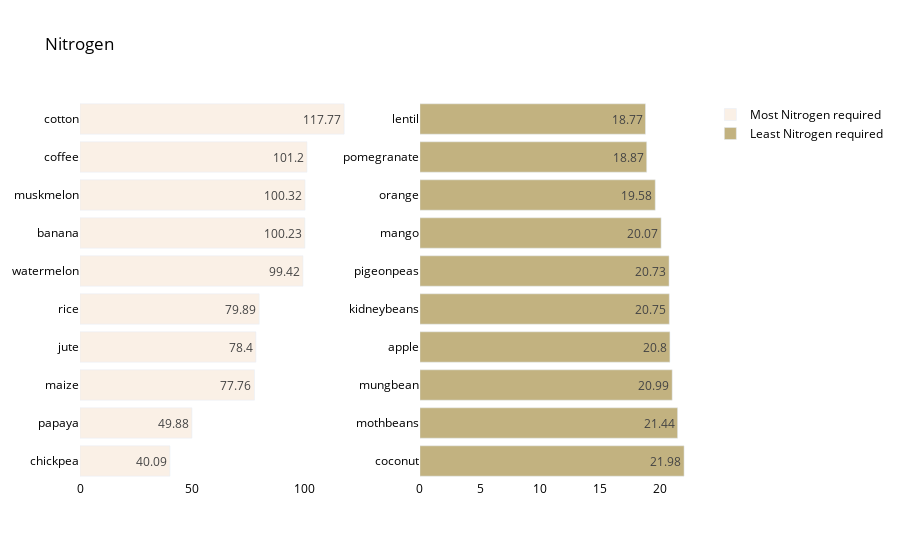

The notebook cell saved with this chart:
### Markdown cell above
**Nitrogen Analysis**

### Code cell
Nitrogen = cropMeanValue.sort_values(by='N', ascending=False)
analyzeElements(Nitrogen, 'N', "Nitrogen")

### Figure 1 — Plotly figure (JSON) as saved in the notebook; plotly's stock layout.template omitted (floating-point values rounded to 4 significant figures)
{"data": [{"marker": {"color": "#Faf0e6"}, "name": "Most Nitrogen required", "orientation": "h", "text": [40.09, 49.88, 77.76, 78.4, 79.89, 99.42, 100.2, 100.3, 101.2, 117.8], "textposition": "inside", "texttemplate": "%{text}", "type": "bar", "x": [40.09, 49.88, 77.76, 78.4, 79.89, 99.42, 100.2, 100.3, 101.2, 117.8], "xaxis": "x", "y": ["chickpea", "papaya", "maize", "jute", "rice", "watermelon", "banana", "muskmelon", "coffee", "cotton"], "yaxis": "y"}, {"marker": {"color": "#C2b280"}, "name": "Least Nitrogen required", "orientation": "h", "text": [21.98, 21.44, 20.99, 20.8, 20.75, 20.73, 20.07, 19.58, 18.87, 18.77], "textposition": "inside", "texttemplate": "%{text}", "type": "bar", "x": [21.98, 21.44, 20.99, 20.8, 20.75, 20.73, 20.07, 19.58, 18.87, 18.77], "xaxis": "x2", "y": ["coconut", "mothbeans", "mungbean", "apple", "kidneybeans", "pigeonpeas", "mango", "orange", "pomegranate", "lentil"], "yaxis": "y2"}], "layout": {"autosize": true, "font": {"color": "black", "size": 12}, "plot_bgcolor": "white", "title": {"text": "Nitrogen"}, "xaxis": {"anchor": "y", "autorange": true, "domain": [0, 0.45], "range": [0, 124.0], "showgrid": false, "type": "linear"}, "xaxis2": {"anchor": "y2", "autorange": true, "domain": [0.55, 1], "range": [0, 23.14], "showgrid": false, "type": "linear"}, "yaxis": {"anchor": "x", "autorange": true, "domain": [0, 1], "range": [-0.5, 9.5], "showgrid": false, "type": "category"}, "yaxis2": {"anchor": "x2", "autorange": true, "domain": [0, 1], "range": [-0.5, 9.5], "showgrid": false, "type": "category"}}}
